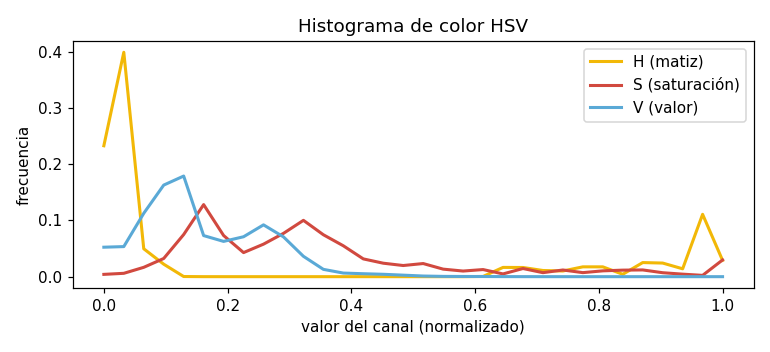
#> input picture outputs/caracteristicas/histograma.png, 770 x 352 px; its folder holds only this picture in this run
$ python run_features_demo.py --img ../outputs/caracteristicas/histograma.png   (older library calls are emulated)
#> lines starting #> are read from the running program, lines starting #| are printed output that depends on the picture
#> in main, img is the input picture: shape (352, 770, 3); mean B, G, R 245.2, 246.6, 247.6
### src/classification/preprocessing.py
"""Operaciones de preprocesamiento clásicas: gris, canales, bordes.

Estas funciones cubren tres de los requisitos de la rúbrica de VA:
  * Conversión a escala de grises.
  * Separación de canales de color (BGR y HSV).
  * Detección de bordes (Canny y Sobel).

Todas trabajan sobre imágenes BGR (formato de OpenCV) uint8 de tamaño arbitrario.
"""
from __future__ import annotations

import cv2
import numpy as np


def to_grayscale(img_bgr: np.ndarray) -> np.ndarray:
    """BGR uint8 → gris uint8."""
    return cv2.cvtColor(img_bgr, cv2.COLOR_BGR2GRAY)


# [32 lines left out: functions split_bgr, split_hsv, edges_canny, edges_sobel, not called in this run]


def resize_pad(img_bgr: np.ndarray, size: int = 128) -> np.ndarray:
    """Redimensiona conservando aspecto, rellenando con negro hasta size×size."""
#> called with size = 256
    h, w = img_bgr.shape[:2]
#> h = 352; w = 770
    if h == 0 or w == 0:
        return np.zeros((size, size, 3), dtype=np.uint8)
    escala = size / max(h, w)
#> escala = 0.332
    nh, nw = max(1, int(h * escala)), max(1, int(w * escala))
#> nh = 117; nw = 256
    redim = cv2.resize(img_bgr, (nw, nh), interpolation=cv2.INTER_AREA)
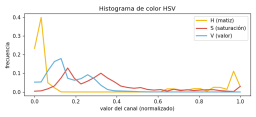
#> redim: shape (117, 256, 3); mean B, G, R 245.2, 246.6, 247.6
    lienzo = np.zeros((size, size, 3), dtype=np.uint8)
    y0 = (size - nh) // 2
#> y0 = 69
    x0 = (size - nw) // 2
#> x0 = 0
    lienzo[y0:y0 + nh, x0:x0 + nw] = redim
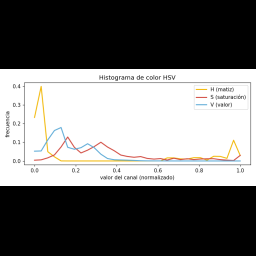
#> lienzo: shape (256, 256, 3); mean B, G, R 112.1, 112.7, 113.2
    return lienzo

### scripts/run_features_demo.py
#!/usr/bin/env python3
# -*- coding: utf-8 -*-
"""Demo visual de la extracción de características.

Genera dos evidencias para la página y el informe:
  * hog.jpg        — recorte en gris y su visualización HOG (gradientes/silueta).
  * histograma.png — histograma de color por canal HSV del mismo recorte.

Uso:
    python scripts/run_features_demo.py
    python scripts/run_features_demo.py --img data/raw/tiago/6S.jpg
"""
import argparse
import sys
from pathlib import Path

import cv2
import numpy as np
import matplotlib
matplotlib.use("Agg")
import matplotlib.pyplot as plt
from skimage.feature import hog
from skimage import exposure

_REPO_ROOT = Path(__file__).resolve().parents[1]
sys.path.insert(0, str(_REPO_ROOT))

from src.classification.preprocessing import resize_pad, to_grayscale  # noqa: E402
from src.paths import DATA_RAW_DIR, OUTPUTS_DIR  # noqa: E402

SALIDA_DIR = OUTPUTS_DIR / "caracteristicas"


def _primera_foto() -> Path:
    for carpeta in sorted(DATA_RAW_DIR.iterdir()):
        if carpeta.is_dir():
            for p in sorted(carpeta.iterdir()):
                if p.suffix.lower() in (".jpg", ".jpeg", ".png"):
                    return p
    raise SystemExit("No encontré fotos en data/raw/")


def rotular(img, texto):
    cv2.rectangle(img, (0, 0), (img.shape[1], 30), (25, 25, 25), -1)
    cv2.putText(img, texto, (8, 21), cv2.FONT_HERSHEY_SIMPLEX,
                0.6, (255, 255, 255), 2, cv2.LINE_AA)
    return img


def demo_hog(img_bgr: np.ndarray) -> np.ndarray:
    """Recorte en gris + visualización HOG, lado a lado."""
    canvas = resize_pad(img_bgr, 256)
    gray = to_grayscale(canvas)
    _, hog_img = hog(gray, orientations=9, pixels_per_cell=(16, 16),
                     cells_per_block=(2, 2), block_norm="L2-Hys",
                     transform_sqrt=True, visualize=True)
    hog_img = exposure.rescale_intensity(hog_img, in_range=(0, hog_img.max() or 1))
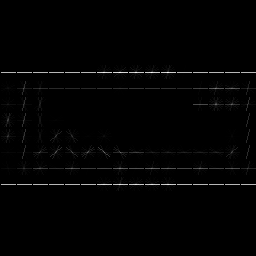
#> hog_img: shape (256, 256) float64; min 0, max 1, mean 0.0103
    hog_u8 = (hog_img * 255).astype(np.uint8)
    gris3 = cv2.cvtColor(gray, cv2.COLOR_GRAY2BGR)
    hog3 = cv2.cvtColor(hog_u8, cv2.COLOR_GRAY2BGR)
    return cv2.hconcat([rotular(gris3, "gris"), rotular(hog3, "HOG (forma)")])
#> in rotular, `cv2.putText(img, texto, (8, 21), cv2.FONT_HERSHEY_SIMPLEX, 0.6, (255, ..`:
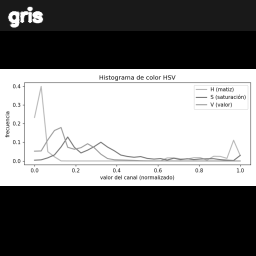
#> img: shape (256, 256, 3); min 0, max 255, mean 117
#> call 2 of rotular, with texto = 'HOG (forma)'
#> in rotular (call 2), `cv2.putText(img, texto, (8, 21), cv2.FONT_HERSHEY_SIMPLEX, 0.6, (255, ..`:
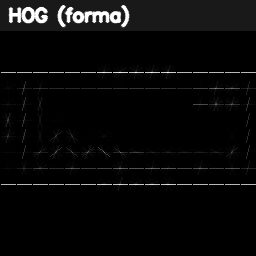
#> img: shape (256, 256, 3); min 0, max 255, mean 9.2
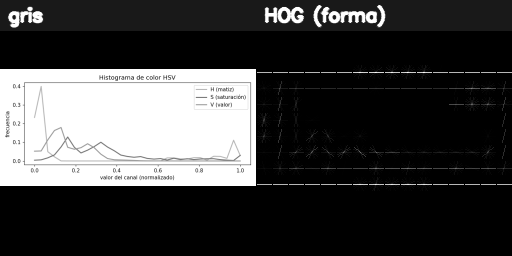
#> returned value: shape (256, 512, 3); min 0, max 255, mean 63.1


def demo_histograma(img_bgr: np.ndarray, destino: Path) -> None:
    """Histograma de color por canal HSV."""
    hsv = cv2.cvtColor(img_bgr, cv2.COLOR_BGR2HSV)
#> hsv: shape (352, 770, 3); mean H, S, V 1.5, 5, 248.6
    canales = [("H (matiz)", 0, 180, "#f2b807"),
               ("S (saturación)", 1, 256, "#d1493f"),
               ("V (valor)", 2, 256, "#5aa9d6")]
    plt.figure(figsize=(7, 3.2))
    for nombre, ch, rango, color in canales:
        hist = cv2.calcHist([hsv], [ch], None, [32], [0, rango]).flatten()
        hist = hist / (hist.sum() + 1e-9)
        plt.plot(np.linspace(0, 1, 32), hist, color=color, label=nombre, linewidth=2)
    plt.title("Histograma de color HSV")
    plt.xlabel("valor del canal (normalizado)")
    plt.ylabel("frecuencia")
    plt.legend()
    plt.tight_layout()
    plt.savefig(destino, dpi=110)
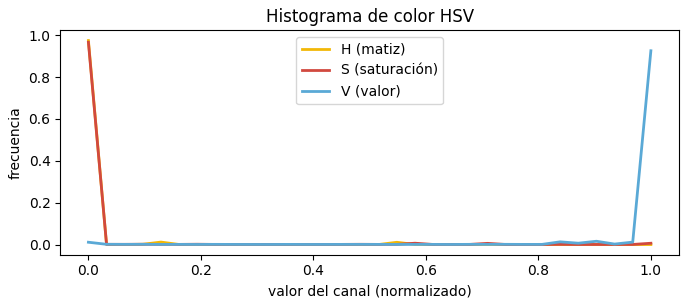
#> figure drawn by matplotlib, 1 panel; curve peaks at x = 0, y = 0.975; curve peaks at x = 0, y = 0.967; curve peaks at x = 1, y = 0.926
    plt.close()


def main() -> None:
    ap = argparse.ArgumentParser(description=__doc__)
    ap.add_argument("--img", type=str, default="", help="ruta de la foto a usar")
    args = ap.parse_args()

    ruta = Path(args.img) if args.img else _primera_foto()
    img = cv2.imread(str(ruta))
    if img is None:
        raise SystemExit(f"No pude leer {ruta}")

    SALIDA_DIR.mkdir(parents=True, exist_ok=True)
    cv2.imwrite(str(SALIDA_DIR / "hog.jpg"), demo_hog(img), [cv2.IMWRITE_JPEG_QUALITY, 90])
    demo_histograma(img, SALIDA_DIR / "histograma.png")
    print(f"Guardado {SALIDA_DIR}/hog.jpg y histograma.png")


if __name__ == "__main__":
    main()
